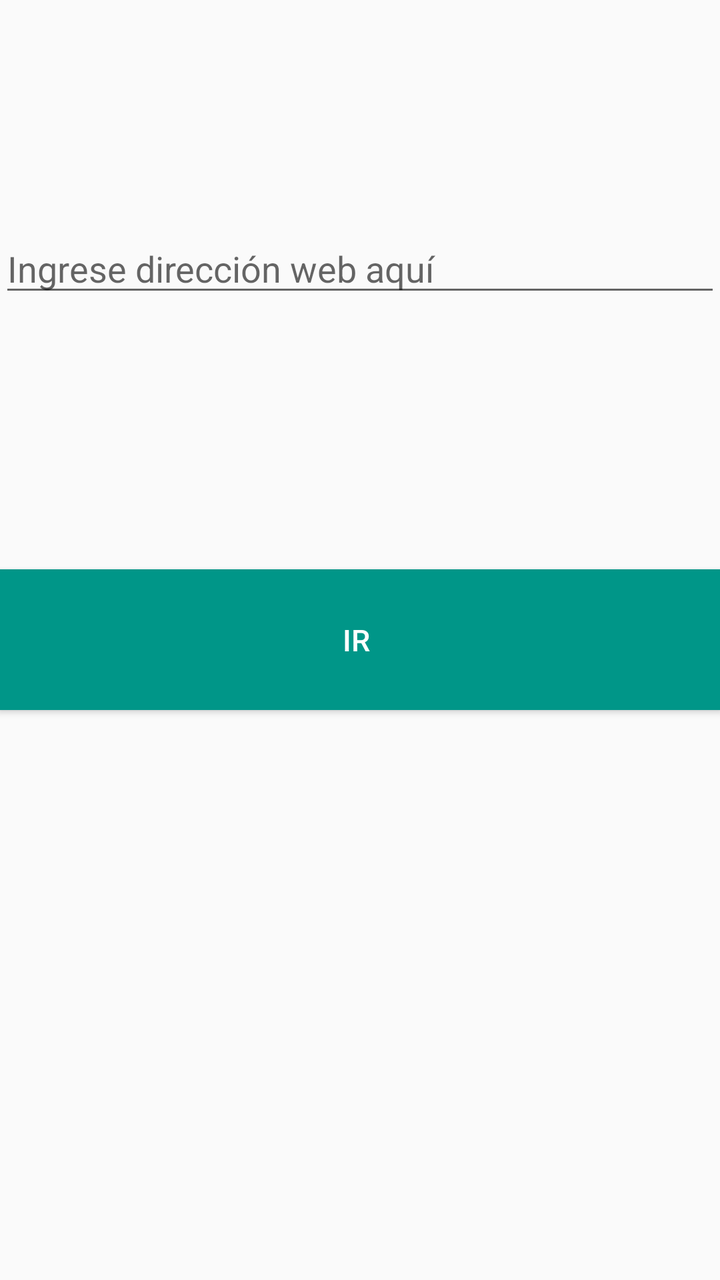
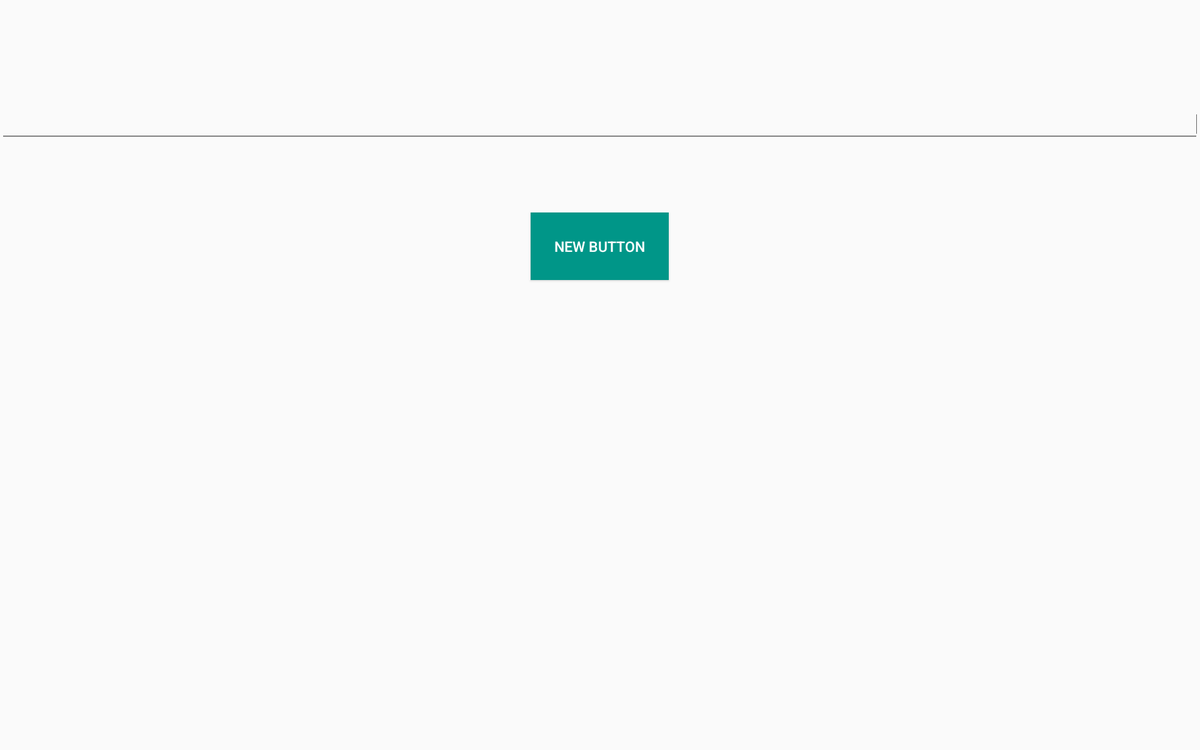

Compare how this app lays out the same screen by default and in its alternative resource folder. The renders come first, then the two layout files and the values they reference.
<!-- AndroidManifest.xml: application theme AppTheme -->
<!-- res/layout/activity_main.xml -->
<RelativeLayout xmlns:android="http://schemas.android.com/apk/res/android"
    xmlns:tools="http://schemas.android.com/tools" android:layout_width="match_parent"
    android:layout_height="match_parent" android:paddingLeft="@dimen/activity_horizontal_margin"
    android:paddingRight="@dimen/activity_horizontal_margin"
    android:paddingTop="@dimen/activity_vertical_margin"
    android:paddingBottom="@dimen/activity_vertical_margin" tools:context=".MainActivity">

    <EditText
        android:layout_width="wrap_content"
        android:layout_height="wrap_content"
        android:id="@+id/caja1"
        android:layout_alignParentTop="true"
        android:layout_alignParentLeft="true"
        android:layout_alignParentStart="true"
        android:layout_marginTop="112dp"
        android:layout_alignParentRight="true"
        android:layout_alignParentEnd="true"
        android:hint="Ingrese dirección web aquí" />

    <Button
        android:layout_width="wrap_content"
        android:layout_height="wrap_content"
        android:text="Ir "
        android:id="@+id/btn1"
        android:layout_centerVertical="true"
        android:layout_alignParentLeft="true"
        android:layout_alignParentStart="true"
        android:layout_alignParentRight="true"
        android:layout_alignParentEnd="true"
        style="@style/boton"
        android:onClick="comprobar" />
</RelativeLayout>
<!-- resources referenced by this layout -->
<resources>
  <style name="boton">
          <item name="android:background">#009688</item>
          <item name="android:padding">25dp</item>
          <item name="android:textSize">15sp</item>
          <item name="android:textColor">#FFFFFF</item>
      </style>
  <style name="AppTheme" parent="Theme.AppCompat.Light.DarkActionBar">
          
      </style>
</resources>
<!-- res/layout-xlarge/activity_main.xml (the repository's variant of the layout above) -->
<!-- drawn on a large tablet held sideways -->
<RelativeLayout xmlns:android="http://schemas.android.com/apk/res/android"
    xmlns:tools="http://schemas.android.com/tools" android:layout_width="match_parent"
    android:layout_height="match_parent" android:paddingLeft="@dimen/activity_horizontal_margin"
    android:paddingRight="@dimen/activity_horizontal_margin"
    android:paddingTop="@dimen/activity_vertical_margin"
    android:paddingBottom="@dimen/activity_vertical_margin" tools:context=".MainActivity">

    <EditText
        android:layout_width="wrap_content"
        android:layout_height="wrap_content"
        android:id="@+id/caja1"
        android:layout_alignParentTop="true"
        android:layout_alignParentLeft="true"
        android:layout_alignParentStart="true"
        android:layout_marginTop="112dp"
        android:layout_alignParentRight="true"
        android:layout_alignParentEnd="true" />

    <Button
        android:layout_width="wrap_content"
        android:layout_height="wrap_content"
        android:text="New Button"
        android:id="@+id/button"
        android:layout_marginTop="73dp"
        android:layout_below="@+id/caja1"
        android:layout_centerHorizontal="true"
        style="@style/boton" />
</RelativeLayout>
